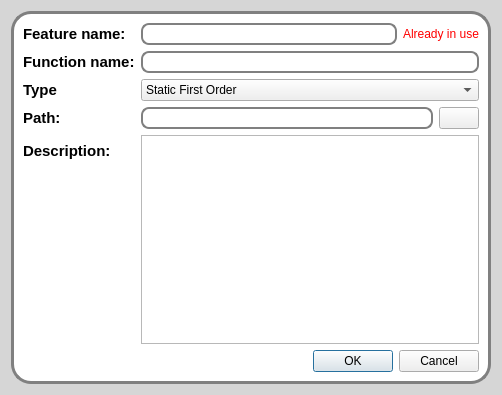
<?xml version="1.0" encoding="UTF-8"?>
<ui version="4.0">
 <class>NewFeatureDialog</class>
 <widget class="QDialog" name="NewFeatureDialog">
  <property name="geometry">
   <rect>
    <x>0</x>
    <y>0</y>
    <width>502</width>
    <height>395</height>
   </rect>
  </property>
  <property name="windowTitle">
   <string>New Feature</string>
  </property>
  <property name="styleSheet">
   <string notr="true">#NewFeatureDialog{background:rgb(214, 214, 214);}
#FeatureFrame {
border: 3px solid gray;
border-radius: 20px;
background: white;
}
QLineEdit {
padding: 1px;
border-style: solid;
border: 2px solid gray;
border-radius: 8px;
}


QLabel {
font-weight: bold;
font-size: 15px;
}
</string>
  </property>
  <layout class="QGridLayout" name="gridLayout">
   <item row="0" column="0">
    <widget class="QFrame" name="FeatureFrame">
     <property name="frameShape">
      <enum>QFrame::StyledPanel</enum>
     </property>
     <property name="frameShadow">
      <enum>QFrame::Raised</enum>
     </property>
     <layout class="QFormLayout" name="formLayout">
      <item row="0" column="0">
       <widget class="QLabel" name="label">
        <property name="toolTip">
         <string>&lt;html&gt;&lt;head/&gt;&lt;body&gt;&lt;p&gt;Select a unique name for the feature&lt;/p&gt;&lt;/body&gt;&lt;/html&gt;</string>
        </property>
        <property name="text">
         <string>Feature name:</string>
        </property>
       </widget>
      </item>
      <item row="0" column="1">
       <layout class="QHBoxLayout" name="horizontalLayout_2">
        <item>
         <widget class="QLineEdit" name="featureLineEdit">
          <property name="toolTip">
           <string>&lt;html&gt;&lt;head/&gt;&lt;body&gt;&lt;p&gt;Select a unique name for the feature&lt;/p&gt;&lt;/body&gt;&lt;/html&gt;</string>
          </property>
          <property name="text">
           <string/>
          </property>
         </widget>
        </item>
        <item>
         <widget class="QLabel" name="errorLabel">
          <property name="text">
           <string>&lt;html&gt;&lt;head/&gt;&lt;body&gt;&lt;p&gt;&lt;span style=&quot; font-size:9pt; font-weight:400; color:#ff0000;&quot;&gt;Already in use&lt;/span&gt;&lt;/p&gt;&lt;/body&gt;&lt;/html&gt;</string>
          </property>
         </widget>
        </item>
       </layout>
      </item>
      <item row="1" column="0">
       <widget class="QLabel" name="label_3">
        <property name="toolTip">
         <string>&lt;html&gt;&lt;head/&gt;&lt;body&gt;&lt;p&gt;Insert the name of the C++ function contained in the dynamic library&lt;/p&gt;&lt;/body&gt;&lt;/html&gt;</string>
        </property>
        <property name="text">
         <string>Function name:</string>
        </property>
       </widget>
      </item>
      <item row="1" column="1">
       <widget class="QLineEdit" name="functionLineEdit">
        <property name="toolTip">
         <string>&lt;html&gt;&lt;head/&gt;&lt;body&gt;&lt;p&gt;Insert the name of the C++ function contained in the dynamic library&lt;/p&gt;&lt;/body&gt;&lt;/html&gt;</string>
        </property>
       </widget>
      </item>
      <item row="2" column="0">
       <widget class="QLabel" name="label_2">
        <property name="toolTip">
         <string>&lt;html&gt;&lt;head/&gt;&lt;body&gt;&lt;p&gt;Select the type of the feature (based on the images it can process)&lt;/p&gt;&lt;/body&gt;&lt;/html&gt;</string>
        </property>
        <property name="text">
         <string>Type</string>
        </property>
       </widget>
      </item>
      <item row="2" column="1">
       <widget class="QComboBox" name="comboBox">
        <property name="toolTip">
         <string>&lt;html&gt;&lt;head/&gt;&lt;body&gt;&lt;p&gt;Select the type of the feature (based on the images it can process)&lt;/p&gt;&lt;/body&gt;&lt;/html&gt;</string>
        </property>
        <item>
         <property name="text">
          <string>Static First Order</string>
         </property>
        </item>
        <item>
         <property name="text">
          <string>Static Second Order</string>
         </property>
        </item>
        <item>
         <property name="text">
          <string>Dynamic</string>
         </property>
        </item>
       </widget>
      </item>
      <item row="3" column="0">
       <widget class="QLabel" name="label_6">
        <property name="toolTip">
         <string>&lt;html&gt;&lt;head/&gt;&lt;body&gt;&lt;p&gt;Select the dynamic link library file&lt;/p&gt;&lt;/body&gt;&lt;/html&gt;</string>
        </property>
        <property name="text">
         <string>Path:</string>
        </property>
       </widget>
      </item>
      <item row="3" column="1">
       <layout class="QHBoxLayout" name="horizontalLayout">
        <item>
         <widget class="QLineEdit" name="pathLineEdit">
          <property name="toolTip">
           <string>&lt;html&gt;&lt;head/&gt;&lt;body&gt;&lt;p&gt;Select the dynamic link library file&lt;/p&gt;&lt;/body&gt;&lt;/html&gt;</string>
          </property>
          <property name="text">
           <string/>
          </property>
         </widget>
        </item>
        <item>
         <widget class="QPushButton" name="browseButton">
          <property name="sizePolicy">
           <sizepolicy hsizetype="Fixed" vsizetype="Fixed">
            <horstretch>0</horstretch>
            <verstretch>0</verstretch>
           </sizepolicy>
          </property>
          <property name="toolTip">
           <string>&lt;html&gt;&lt;head/&gt;&lt;body&gt;&lt;p&gt;Browse&lt;/p&gt;&lt;/body&gt;&lt;/html&gt;</string>
          </property>
          <property name="text">
           <string/>
          </property>
          <property name="icon">
           <iconset>
            <normalon>:/Images/Images/Folder_Icon.png</normalon>
           </iconset>
          </property>
         </widget>
        </item>
       </layout>
      </item>
      <item row="4" column="0">
       <widget class="QLabel" name="label_7">
        <property name="toolTip">
         <string>&lt;html&gt;&lt;head/&gt;&lt;body&gt;&lt;p&gt;Insert a description of the feature&lt;/p&gt;&lt;/body&gt;&lt;/html&gt;</string>
        </property>
        <property name="text">
         <string>Description:</string>
        </property>
       </widget>
      </item>
      <item row="4" column="1">
       <widget class="QPlainTextEdit" name="descriptionText">
        <property name="toolTip">
         <string>&lt;html&gt;&lt;head/&gt;&lt;body&gt;&lt;p&gt;Insert a description of the feature&lt;/p&gt;&lt;/body&gt;&lt;/html&gt;</string>
        </property>
       </widget>
      </item>
      <item row="5" column="1">
       <widget class="QDialogButtonBox" name="okCancel">
        <property name="standardButtons">
         <set>QDialogButtonBox::Cancel|QDialogButtonBox::Ok</set>
        </property>
       </widget>
      </item>
     </layout>
    </widget>
   </item>
  </layout>
 </widget>
 <resources/>
 <connections/>
</ui>
